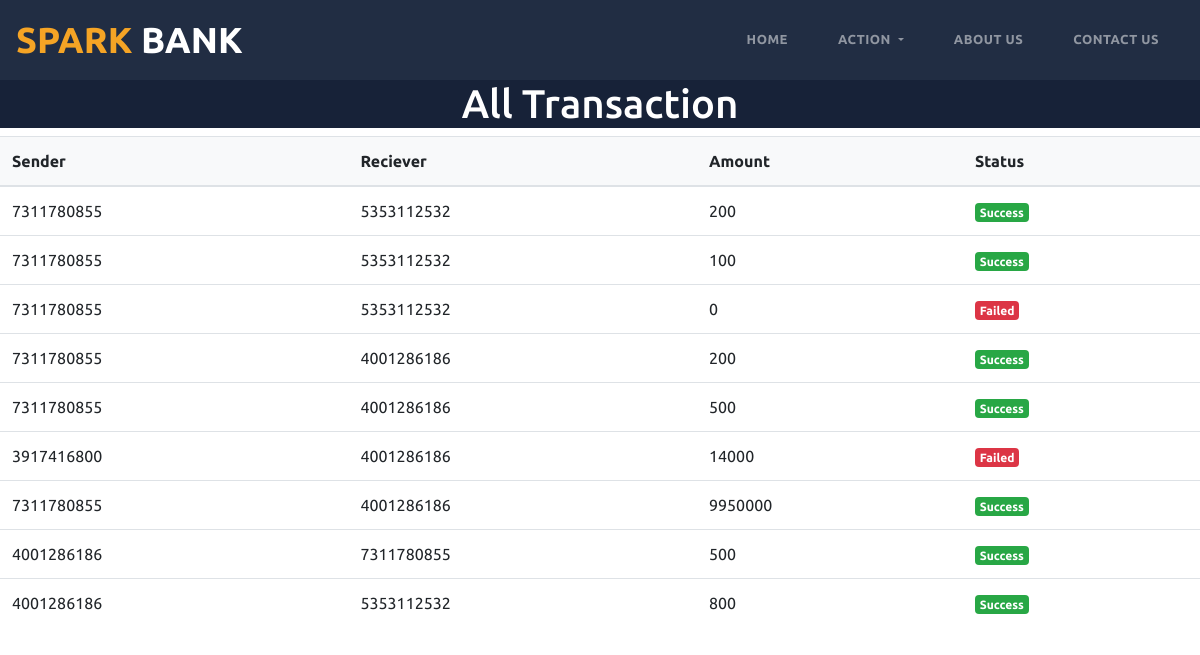
/transaction.php, run on the app's committed database.
### tables this page shows
CREATE TABLE `transactions` (
  `sr` int(11) NOT NULL,
  `sender` varchar(10) NOT NULL,
  `receiver` varchar(10) NOT NULL,
  `amount` bigint(20) NOT NULL,
  `status` varchar(10) NOT NULL
);

### transaction.php (the view, shortened to what this page needs)
<!DOCTYPE html>
<html lang="en">
<head>
    <link rel="stylesheet" href="style.css">
    <link
      rel="stylesheet"
      href="https://maxcdn.bootstrapcdn.com/bootstrap/4.0.0/css/bootstrap.min.css"
    />
    <link href="https://cdnjs.cloudflare.com/ajax/libs/font-awesome/5.13.0/css/all.min.css" rel="stylesheet">
</head>
<body>
<?php include 'sp.php'; ?>
<nav class="navbar bg-dark navbar-expand-lg navbar-dark sticky-top">
    <a class="navbar-brand title" href><span class="s1">SPARK</span> BANK</a>
  <div class="collapse navbar-collapse" id="navbarSupportedContent">
    <ul class="navbar-nav ml-auto">
    <li class="nav-item">
            <a class="nav-link" href="index.php">Home</a>
        </li>
    <li class="nav-item dropdown">
        <a class="nav-link dropdown-toggle" href="#" role="button" data-toggle="dropdown" aria-expanded="false">
      Action
        </a>
      </li>
        <li class="nav-item">
            <a class="nav-link" href="#section2">About Us</a>
        </li>
        <li class="nav-item">
            <a class="nav-link" href="#contactUs">Contact Us</a>
        </li>
    </ul>
 </div>
</nav>
<section class="c3">
    <h1 class="text-center">All Transaction</h1>
</section>
<?php
$conn = mysqli_connect($servername, $username, $password, $database);
if(!$conn){
    die("Connection not established: ".mysqli_connect_error());
}else{
    $sql = "SELECT * FROM `transactions`";
    $result = mysqli_query($conn, $sql);
?>
          <table class="table align-middle mb-0 bg-white">
  <thead class="bg-light">
    <tr>
      <th>Sender</th>
      <th>Reciever</th>
      <th>Amount</th>
      <th>Status</th>
    </tr>
  </thead>
  <?php
echo "<tbody>";
        while($row = mysqli_fetch_assoc($result)){
        if(!(empty($row['sender']) && empty($row['receiver']) && empty($row['amount'])))
            {echo    '
            <tr>
              <td>'.$row['sender'].'</td>
              <td>'.$row['receiver'].'</td>
              <td>'.$row['amount'].'</td>
              <td>'; ?> <?php if($row['status'] == "succeed"){echo '<span class="badge badge-success rounded-pill d-inline">Success</span>';}else{echo '<span class="badge badge-danger rounded-pill d-inline">Failed</span>';} ?>
              <?php echo '</td>
              </tr>';}
    }
    }
    echo "</tbody>";
?>
</body>
</html>

### style.css (style rules this page uses)
body { font-family: "Ubuntu", sans-serif; margin: 0px; padding: 0px; }
html { scroll-behavior: smooth; }
a { color: white; text-decoration: none; }
ul { padding: 0px; margin: 0px; list-style: none; }
.bg-dark { background-color: rgba(22, 34, 57, 0.95) !important; }
.nav-item { padding: 10px 15px; font-size: 13px; text-transform: uppercase; letter-spacing: 0.5px; font-weight: 700; color: #fff; border: 2px solid transparent; transition: all 0.5s; }
.s1 { font-style: normal; color: #f5a425; font-size: 36px; text-transform: uppercase; }
.navbar .title { font-size: 36px; text-transform: uppercase; font-weight: 800; color: #fff; }
.title { text-align: center; color: #f5a425; font-weight: bolder; }
.c3 { background-color: #172238; }
.c3 h1 { color: white; }

### data on the page
transactions: sender "7311780855", receiver "5353112532", amount "200", status "Success"
transactions: sender "7311780855", receiver "5353112532", amount "100", status "Success"
transactions: sender "7311780855", receiver "5353112532", amount "0", status "Failed"
transactions: sender "7311780855", receiver "4001286186", amount "200", status "Success"
transactions: sender "7311780855", receiver "4001286186", amount "500", status "Success"
transactions: sender "3917416800", receiver "4001286186", amount "14000", status "Failed"
transactions: sender "7311780855", receiver "4001286186", amount "9950000", status "Success"
transactions: sender "4001286186", receiver "7311780855", amount "500", status "Success"
transactions: sender "4001286186", receiver "5353112532", amount "800", status "Success"
